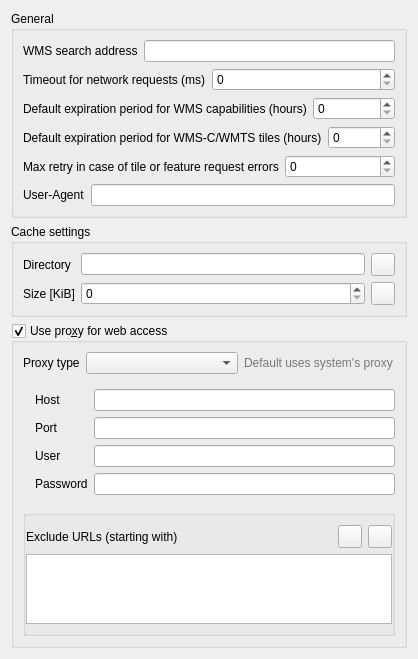
             <widget class="QWidget" name="mOptionsScrollAreaContents_10">
              <property name="geometry">
               <rect>
                <x>0</x>
                <y>0</y>
                <width>393</width>
                <height>618</height>
               </rect>
              </property>
              <layout class="QVBoxLayout" name="verticalLayout_33">
               <item>
                <widget class="QGroupBox" name="groupBox_20">
                 <property name="title">
                  <string>General</string>
                 </property>
                 <layout class="QVBoxLayout" name="verticalLayout_34">
                  <item>
                   <layout class="QHBoxLayout" name="horizontalLayout_2">
                    <item>
                     <widget class="QLabel" name="label_9">
                      <property name="text">
                       <string>WMS search address</string>
                      </property>
                     </widget>
                    </item>
                    <item>
                     <widget class="QLineEdit" name="leWmsSearch"/>
                    </item>
                   </layout>
                  </item>
                  <item>
                   <layout class="QHBoxLayout" name="horizontalLayout_11">
                    <item>
                     <widget class="QLabel" name="mNetworkTimeoutLabel">
                      <property name="text">
                       <string>Timeout for network requests (ms)</string>
                      </property>
                     </widget>
                    </item>
                    <item>
                     <widget class="QSpinBox" name="mNetworkTimeoutSpinBox">
                      <property name="maximum">
                       <number>100000000</number>
                      </property>
                     </widget>
                    </item>
                   </layout>
                  </item>
                  <item>
                   <layout class="QHBoxLayout" name="horizontalLayout_40">
                    <item>
                     <widget class="QLabel" name="label_45">
                      <property name="text">
                       <string>Default expiration period for WMS capabilities (hours)</string>
                      </property>
                     </widget>
                    </item>
                    <item>
                     <widget class="QSpinBox" name="mDefaultCapabilitiesExpirySpinBox">
                      <property name="maximum">
                       <number>100000000</number>
                      </property>
                     </widget>
                    </item>
                   </layout>
                  </item>
                  <item>
                   <layout class="QHBoxLayout" name="horizontalLayout_17">
                    <item>
                     <widget class="QLabel" name="label_32">
                      <property name="text">
                       <string>Default expiration period for WMS-C/WMTS tiles (hours)</string>
                      </property>
                     </widget>
                    </item>
                    <item>
                     <widget class="QSpinBox" name="mDefaultTileExpirySpinBox">
                      <property name="maximum">
                       <number>100000000</number>
                      </property>
                     </widget>
                    </item>
                   </layout>
                  </item>
                  <item>
                   <layout class="QHBoxLayout" name="horizontalLayout_33">
                    <item>
                     <widget class="QLabel" name="label_57">
                      <property name="text">
                       <string>Max retry in case of tile or feature request errors</string>
                      </property>
                     </widget>
                    </item>
                    <item>
                     <widget class="QSpinBox" name="mDefaultTileMaxRetrySpinBox">
                      <property name="maximum">
                       <number>100000000</number>
                      </property>
                     </widget>
                    </item>
                   </layout>
                  </item>
                  <item>
                   <layout class="QHBoxLayout" name="horizontalLayout_35">
                    <item>
                     <widget class="QLabel" name="lblUserAgent">
                      <property name="text">
                       <string>User-Agent</string>
                      </property>
                     </widget>
                    </item>
                    <item>
                     <widget class="QLineEdit" name="leUserAgent"/>
                    </item>
                   </layout>
                  </item>
                 </layout>
                </widget>
               </item>
               <item>
                <widget class="QGroupBox" name="grpCache">
                 <property name="title">
                  <string>Cache settings</string>
                 </property>
                 <layout class="QGridLayout" name="gridLayout_2">
                  <item row="0" column="0">
                   <widget class="QLabel" name="label_10">
                    <property name="text">
                     <string>Directory</string>
                    </property>
                   </widget>
                  </item>
                  <item row="0" column="1">
                   <widget class="QLineEdit" name="mCacheDirectory"/>
                  </item>
                  <item row="0" column="2">
                   <widget class="QToolButton" name="mBrowseCacheDirectory">
                    <property name="toolTip">
                     <string>Select folder</string>
                    </property>
                    <property name="text">
                     <string/>
                    </property>
                    <property name="icon">
                     <iconset resource="../../images/images.qrc">
                      <normaloff>:/images/themes/default/mActionFileOpen.svg</normaloff>:/images/themes/default/mActionFileOpen.svg</iconset>
                    </property>
                   </widget>
                  </item>
                  <item row="2" column="0">
                   <widget class="QLabel" name="label_11">
                    <property name="text">
                     <string>Size [KiB]</string>
                    </property>
                   </widget>
                  </item>
                  <item row="2" column="1">
                   <widget class="QSpinBox" name="mCacheSize"/>
                  </item>
                  <item row="2" column="2">
                   <widget class="QToolButton" name="mClearCache">
                    <property name="toolTip">
                     <string>Clear</string>
                    </property>
                    <property name="text">
                     <string/>
                    </property>
                    <property name="icon">
                     <iconset resource="../../images/images.qrc">
                      <normaloff>:/images/themes/default/mActionUndo.svg</normaloff>:/images/themes/default/mActionUndo.svg</iconset>
                    </property>
                   </widget>
                  </item>
                 </layout>
                </widget>
               </item>
               <item>
                <widget class="QgsCollapsibleGroupBox" name="grpProxy">
                 <property name="title">
                  <string>Use pro&amp;xy for web access</string>
                 </property>
                 <property name="flat">
                  <bool>false</bool>
                 </property>
                 <property name="checkable">
                  <bool>true</bool>
                 </property>
                 <property name="collapsed" stdset="0">
                  <bool>false</bool>
                 </property>
                 <property name="saveCollapsedState" stdset="0">
                  <bool>true</bool>
                 </property>
                 <layout class="QGridLayout" name="gridLayout_1">
                  <item row="0" column="0" colspan="5">
                   <layout class="QGridLayout" name="gridLayout_17">
                    <item row="0" column="1">
                     <widget class="QComboBox" name="mProxyTypeComboBox"/>
                    </item>
                    <item row="0" column="0">
                     <widget class="QLabel" name="mTypeLabel">
                      <property name="sizePolicy">
                       <sizepolicy hsizetype="Maximum" vsizetype="Preferred">
                        <horstretch>0</horstretch>
                        <verstretch>0</verstretch>
                       </sizepolicy>
                      </property>
                      <property name="text">
                       <string>Proxy type</string>
                      </property>
                     </widget>
                    </item>
                    <item row="0" column="2">
                     <widget class="QLabel" name="label_41">
                      <property name="styleSheet">
                       <string notr="true">QLabel {color: rgb(120, 120, 120);}</string>
                      </property>
                      <property name="text">
                       <string>Default uses system's proxy</string>
                      </property>
                     </widget>
                    </item>
                    <item row="1" column="0" colspan="3">
                     <widget class="QFrame" name="frameManualProxy">
                      <property name="frameShape">
                       <enum>QFrame::NoFrame</enum>
                      </property>
                      <property name="frameShadow">
                       <enum>QFrame::Raised</enum>
                      </property>
                      <layout class="QGridLayout" name="gridLayout_18">
                       <property name="leftMargin">
                        <number>0</number>
                       </property>
                       <property name="rightMargin">
                        <number>0</number>
                       </property>
                       <item row="2" column="2">
                        <widget class="QLineEdit" name="leProxyUser">
                         <property name="toolTip">
                          <string>Leave this blank if no proxy username / password are required</string>
                         </property>
                        </widget>
                       </item>
                       <item row="3" column="2">
                        <widget class="QgsPasswordLineEdit" name="leProxyPassword">
                         <property name="toolTip">
                          <string>Leave this blank if no proxy username / password are required</string>
                         </property>
                         <property name="echoMode">
                          <enum>QLineEdit::Password</enum>
                         </property>
                        </widget>
                       </item>
                       <item row="2" column="1">
                        <widget class="QLabel" name="lblUser">
                         <property name="text">
                          <string>User</string>
                         </property>
                        </widget>
                       </item>
                       <item row="3" column="1">
                        <widget class="QLabel" name="lblPassword">
                         <property name="text">
                          <string>Password</string>
                         </property>
                        </widget>
                       </item>
                       <item row="0" column="2">
                        <widget class="QLineEdit" name="leProxyHost"/>
                       </item>
                       <item row="1" column="1">
                        <widget class="QLabel" name="lblProxyPort">
                         <property name="text">
                          <string>Port</string>
                         </property>
                        </widget>
                       </item>
                       <item row="1" column="2">
                        <widget class="QLineEdit" name="leProxyPort"/>
                       </item>
                       <item row="0" column="1">
                        <widget class="QLabel" name="lblProxyHost">
                         <property name="text">
                          <string>Host</string>
                         </property>
                        </widget>
                       </item>
                       <item row="1" column="0">
                        <spacer name="horizontalSpacer_27">
                         <property name="orientation">
                          <enum>Qt::Horizontal</enum>
                         </property>
                         <property name="sizeType">
                          <enum>QSizePolicy::Fixed</enum>
                         </property>
                         <property name="sizeHint" stdset="0">
                          <size>
                           <width>12</width>
                           <height>20</height>
                          </size>
                         </property>
                        </spacer>
                       </item>
                      </layout>
                     </widget>
                    </item>
                   </layout>
                  </item>
                  <item row="7" column="0" rowspan="2" colspan="5">
                   <widget class="QGroupBox" name="grpUrlExclude">
                    <property name="title">
                     <string/>
                    </property>
                    <property name="flat">
                     <bool>true</bool>
                    </property>
                    <layout class="QGridLayout" name="gridLayout_5">
                     <property name="leftMargin">
                      <number>0</number>
                     </property>
                     <property name="rightMargin">
                      <number>0</number>
                     </property>
                     <item row="2" column="3">
                      <widget class="QToolButton" name="mRemoveUrlPushButton">
                       <property name="toolTip">
                        <string>Remove selected URL</string>
                       </property>
                       <property name="text">
                        <string/>
                       </property>
                       <property name="icon">
                        <iconset resource="../../images/images.qrc">
                         <normaloff>:/images/themes/default/symbologyRemove.svg</normaloff>:/images/themes/default/symbologyRemove.svg</iconset>
                       </property>
                      </widget>
                     </item>
                     <item row="2" column="2">
                      <widget class="QToolButton" name="mAddUrlPushButton">
                       <property name="toolTip">
                        <string>Add URL to exclude</string>
                       </property>
                       <property name="text">
                        <string/>
                       </property>
                       <property name="icon">
                        <iconset resource="../../images/images.qrc">
                         <normaloff>:/images/themes/default/symbologyAdd.svg</normaloff>:/images/themes/default/symbologyAdd.svg</iconset>
                       </property>
                      </widget>
                     </item>
                     <item row="2" column="0">
                      <widget class="QLabel" name="label_47">
                       <property name="text">
                        <string>Exclude URLs (starting with)</string>
                       </property>
                      </widget>
                     </item>
                     <item row="2" column="1">
                      <spacer name="horizontalSpacer">
                       <property name="orientation">
                        <enum>Qt::Horizontal</enum>
                       </property>
                       <property name="sizeHint" stdset="0">
                        <size>
                         <width>40</width>
                         <height>20</height>
                        </size>
                       </property>
                      </spacer>
                     </item>
                     <item row="3" column="0" colspan="4">
                      <widget class="QListWidget" name="mExcludeUrlListWidget"/>
                     </item>
                    </layout>
                   </widget>
                  </item>
                 </layout>
                </widget>
               </item>
               <item>
                <spacer name="verticalSpacer_9">
                 <property name="orientation">
                  <enum>Qt::Vertical</enum>
                 </property>
                 <property name="sizeHint" stdset="0">
                  <size>
                   <width>20</width>
                   <height>40</height>
                  </size>
                 </property>
                </spacer>
               </item>
              </layout>
             </widget>
